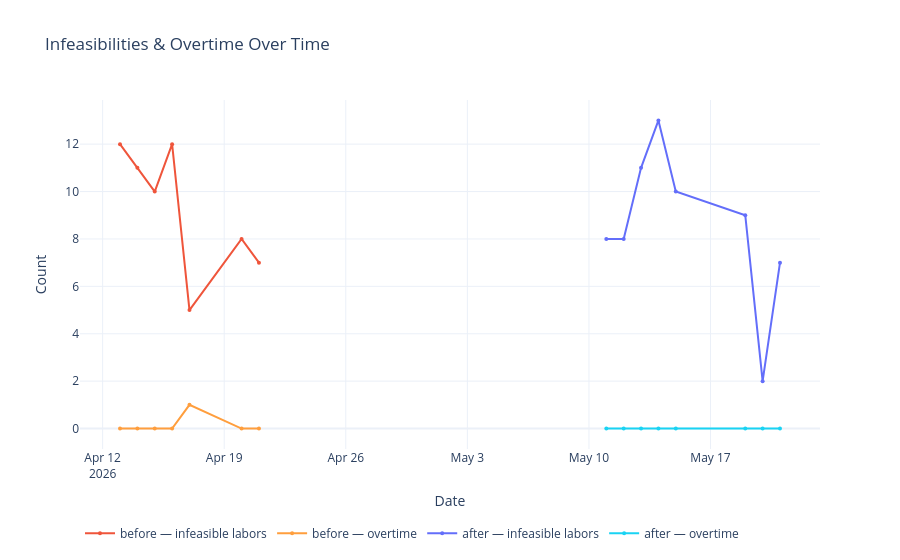

Source (notebook cell):
### Code cell
# ── Chart: Infeasibilities ─────────────────────────────────────────────────────
# Four distinct colors: infeasible before/after, overtime before/after
_COLOR_INFEAS_BEFORE   = "#EF553B"  # red
_COLOR_INFEAS_AFTER    = "#636EFA"  # blue
_COLOR_OVERTIME_BEFORE = "#FF9E3D"  # orange
_COLOR_OVERTIME_AFTER  = "#19D3F3"  # cyan

fig_infeas = go.Figure()
for period_name, df, color_infeas, color_overtime in [
    (PERIOD_BEFORE, df_before, _COLOR_INFEAS_BEFORE,  _COLOR_OVERTIME_BEFORE),
    (PERIOD_AFTER,  df_after,  _COLOR_INFEAS_AFTER,   _COLOR_OVERTIME_AFTER),
]:
    fig_infeas.add_trace(go.Scatter(
        x=df["date"], y=df["preassigned_infeasible"],
        mode="lines+markers", name=f"{period_name} — infeasible labors",
        line=dict(color=color_infeas), marker=dict(size=4),
    ))
    if "preassigned_overtime" in df.columns:
        fig_infeas.add_trace(go.Scatter(
            x=df["date"], y=df["preassigned_overtime"],
            mode="lines+markers", name=f"{period_name} — overtime",
            line=dict(color=color_overtime), marker=dict(size=4),
        ))

if ADOPTION_DATE:
    fig_infeas.add_vline(x=ADOPTION_DATE, line_dash="dash", line_color="gray",
                         annotation_text="Adoption", annotation_position="top right")

fig_infeas.update_layout(
    title="Infeasibilities & Overtime Over Time",
    xaxis_title="Date", yaxis_title="Count",
    legend=dict(orientation="h", y=-0.2),
    template="plotly_white",
)
fig_infeas.show()

### Figure 1 — Plotly figure (JSON) as saved in the notebook; plotly's stock layout.template omitted (floating-point values rounded to 4 significant figures)
{"data": [{"line": {"color": "#EF553B"}, "marker": {"size": 4}, "mode": "lines+markers", "name": "before — infeasible labors", "type": "scatter", "x": ["2026-04-13T00:00:00.000000000", "2026-04-14T00:00:00.000000000", "2026-04-15T00:00:00.000000000", "2026-04-16T00:00:00.000000000", "2026-04-17T00:00:00.000000000", "2026-04-20T00:00:00.000000000", "2026-04-21T00:00:00.000000000"], "y": [12, 11, 10, 12, 5, 8, 7]}, {"line": {"color": "#FF9E3D"}, "marker": {"size": 4}, "mode": "lines+markers", "name": "before — overtime", "type": "scatter", "x": ["2026-04-13T00:00:00.000000000", "2026-04-14T00:00:00.000000000", "2026-04-15T00:00:00.000000000", "2026-04-16T00:00:00.000000000", "2026-04-17T00:00:00.000000000", "2026-04-20T00:00:00.000000000", "2026-04-21T00:00:00.000000000"], "y": [0, 0, 0, 0, 1, 0, 0]}, {"line": {"color": "#636EFA"}, "marker": {"size": 4}, "mode": "lines+markers", "name": "after — infeasible labors", "type": "scatter", "x": ["2026-05-11T00:00:00.000000000", "2026-05-12T00:00:00.000000000", "2026-05-13T00:00:00.000000000", "2026-05-14T00:00:00.000000000", "2026-05-15T00:00:00.000000000", "2026-05-19T00:00:00.000000000", "2026-05-20T00:00:00.000000000", "2026-05-21T00:00:00.000000000"], "y": [8, 8, 11, 13, 10, 9, 2, 7]}, {"line": {"color": "#19D3F3"}, "marker": {"size": 4}, "mode": "lines+markers", "name": "after — overtime", "type": "scatter", "x": ["2026-05-11T00:00:00.000000000", "2026-05-12T00:00:00.000000000", "2026-05-13T00:00:00.000000000", "2026-05-14T00:00:00.000000000", "2026-05-15T00:00:00.000000000", "2026-05-19T00:00:00.000000000", "2026-05-20T00:00:00.000000000", "2026-05-21T00:00:00.000000000"], "y": [0, 0, 0, 0, 0, 0, 0, 0]}], "layout": {"legend": {"orientation": "h", "y": -0.2}, "title": {"text": "Infeasibilities & Overtime Over Time"}, "xaxis": {"title": {"text": "Date"}}, "yaxis": {"title": {"text": "Count"}}}}
